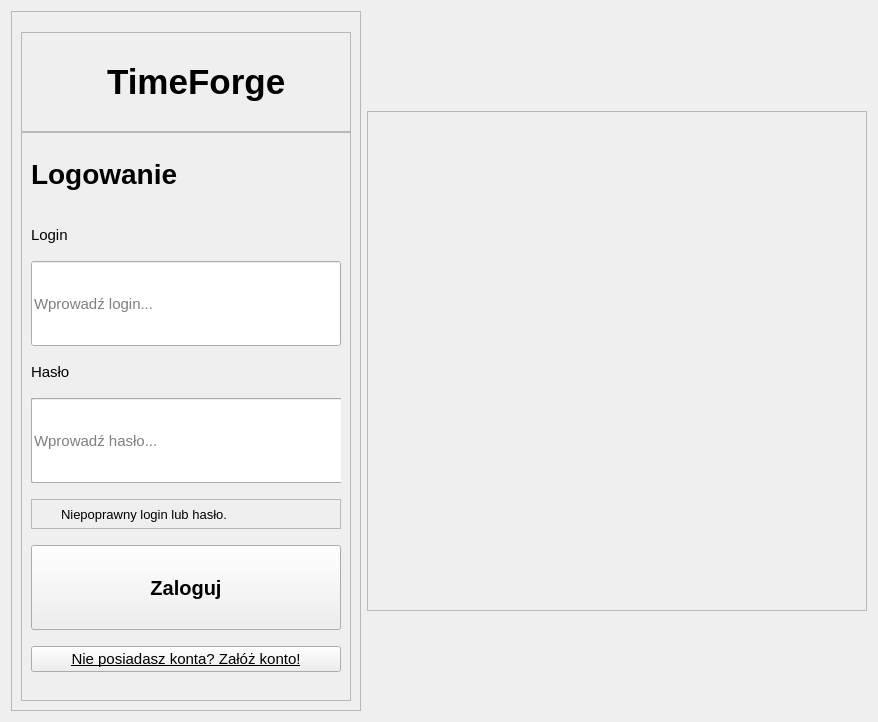
      <widget class="QWidget" name="str_logowanie">
       <layout class="QHBoxLayout" name="horizontalLayout_5">
        <item>
         <widget class="QFrame" name="logowanie">
          <property name="minimumSize">
           <size>
            <width>0</width>
            <height>700</height>
           </size>
          </property>
          <property name="maximumSize">
           <size>
            <width>16777215</width>
            <height>700</height>
           </size>
          </property>
          <property name="frameShape">
           <enum>QFrame::StyledPanel</enum>
          </property>
          <property name="frameShadow">
           <enum>QFrame::Raised</enum>
          </property>
          <layout class="QVBoxLayout" name="verticalLayout_2">
           <property name="spacing">
            <number>0</number>
           </property>
           <property name="topMargin">
            <number>0</number>
           </property>
           <item>
            <spacer name="verticalSpacer_2">
             <property name="orientation">
              <enum>Qt::Vertical</enum>
             </property>
             <property name="sizeType">
              <enum>QSizePolicy::Maximum</enum>
             </property>
             <property name="sizeHint" stdset="0">
              <size>
               <width>20</width>
               <height>20</height>
              </size>
             </property>
            </spacer>
           </item>
           <item>
            <widget class="QFrame" name="logowanie_top">
             <property name="minimumSize">
              <size>
               <width>0</width>
               <height>100</height>
              </size>
             </property>
             <property name="maximumSize">
              <size>
               <width>16777215</width>
               <height>100</height>
              </size>
             </property>
             <property name="frameShape">
              <enum>QFrame::StyledPanel</enum>
             </property>
             <property name="frameShadow">
              <enum>QFrame::Raised</enum>
             </property>
             <layout class="QHBoxLayout" name="horizontalLayout_4">
              <item>
               <widget class="QLabel" name="lb_ikona_aplikacji_logowanie">
                <property name="minimumSize">
                 <size>
                  <width>60</width>
                  <height>60</height>
                 </size>
                </property>
                <property name="maximumSize">
                 <size>
                  <width>60</width>
                  <height>60</height>
                 </size>
                </property>
                <property name="font">
                 <font>
                  <pointsize>8</pointsize>
                 </font>
                </property>
                <property name="text">
                 <string/>
                </property>
                <property name="pixmap">
                 <pixmap>../resources/eye.svg</pixmap>
                </property>
                <property name="scaledContents">
                 <bool>true</bool>
                </property>
               </widget>
              </item>
              <item>
               <spacer name="horizontalSpacer_2">
                <property name="orientation">
                 <enum>Qt::Horizontal</enum>
                </property>
                <property name="sizeType">
                 <enum>QSizePolicy::Maximum</enum>
                </property>
                <property name="sizeHint" stdset="0">
                 <size>
                  <width>10</width>
                  <height>10</height>
                 </size>
                </property>
               </spacer>
              </item>
              <item>
               <widget class="QLabel" name="lb_nazwa_aplikacji_logowanie">
                <property name="font">
                 <font>
                  <pointsize>26</pointsize>
                  <weight>75</weight>
                  <bold>true</bold>
                 </font>
                </property>
                <property name="text">
                 <string>TimeForge</string>
                </property>
               </widget>
              </item>
             </layout>
            </widget>
           </item>
           <item>
            <widget class="QFrame" name="logowanie_bottom">
             <property name="frameShape">
              <enum>QFrame::StyledPanel</enum>
             </property>
             <property name="frameShadow">
              <enum>QFrame::Raised</enum>
             </property>
             <layout class="QVBoxLayout" name="verticalLayout_6">
              <property name="spacing">
               <number>0</number>
              </property>
              <property name="topMargin">
               <number>0</number>
              </property>
              <item>
               <widget class="QLabel" name="lb_logowanie">
                <property name="minimumSize">
                 <size>
                  <width>200</width>
                  <height>50</height>
                 </size>
                </property>
                <property name="maximumSize">
                 <size>
                  <width>16777215</width>
                  <height>50</height>
                 </size>
                </property>
                <property name="font">
                 <font>
                  <pointsize>21</pointsize>
                  <weight>75</weight>
                  <bold>true</bold>
                 </font>
                </property>
                <property name="text">
                 <string>Logowanie</string>
                </property>
               </widget>
              </item>
              <item>
               <spacer name="verticalSpacer_5">
                <property name="orientation">
                 <enum>Qt::Vertical</enum>
                </property>
                <property name="sizeType">
                 <enum>QSizePolicy::Maximum</enum>
                </property>
                <property name="sizeHint" stdset="0">
                 <size>
                  <width>20</width>
                  <height>10</height>
                 </size>
                </property>
               </spacer>
              </item>
              <item>
               <widget class="QLabel" name="lb_login_logowanie">
                <property name="minimumSize">
                 <size>
                  <width>100</width>
                  <height>20</height>
                 </size>
                </property>
                <property name="maximumSize">
                 <size>
                  <width>100</width>
                  <height>20</height>
                 </size>
                </property>
                <property name="font">
                 <font>
                  <pointsize>11</pointsize>
                 </font>
                </property>
                <property name="text">
                 <string>Login</string>
                </property>
               </widget>
              </item>
              <item>
               <widget class="QLineEdit" name="le_wprowadz_email_logowanie">
                <property name="minimumSize">
                 <size>
                  <width>0</width>
                  <height>85</height>
                 </size>
                </property>
                <property name="font">
                 <font>
                  <pointsize>11</pointsize>
                 </font>
                </property>
                <property name="placeholderText">
                 <string>Wprowadź login...</string>
                </property>
               </widget>
              </item>
              <item>
               <widget class="QLabel" name="lb_haslo_logowanie">
                <property name="minimumSize">
                 <size>
                  <width>100</width>
                  <height>20</height>
                 </size>
                </property>
                <property name="maximumSize">
                 <size>
                  <width>100</width>
                  <height>20</height>
                 </size>
                </property>
                <property name="font">
                 <font>
                  <pointsize>11</pointsize>
                 </font>
                </property>
                <property name="text">
                 <string>Hasło</string>
                </property>
               </widget>
              </item>
              <item>
               <widget class="QFrame" name="frame">
                <property name="minimumSize">
                 <size>
                  <width>0</width>
                  <height>85</height>
                 </size>
                </property>
                <property name="maximumSize">
                 <size>
                  <width>16777215</width>
                  <height>85</height>
                 </size>
                </property>
                <property name="frameShape">
                 <enum>QFrame::StyledPanel</enum>
                </property>
                <property name="frameShadow">
                 <enum>QFrame::Raised</enum>
                </property>
                <widget class="QLineEdit" name="le_wprowadz_haslo_logowanie">
                 <property name="geometry">
                  <rect>
                   <x>0</x>
                   <y>0</y>
                   <width>501</width>
                   <height>85</height>
                  </rect>
                 </property>
                 <property name="minimumSize">
                  <size>
                   <width>0</width>
                   <height>85</height>
                  </size>
                 </property>
                 <property name="font">
                  <font>
                   <pointsize>11</pointsize>
                  </font>
                 </property>
                 <property name="echoMode">
                  <enum>QLineEdit::Password</enum>
                 </property>
                 <property name="placeholderText">
                  <string>Wprowadź hasło...</string>
                 </property>
                </widget>
                <widget class="QPushButton" name="btn_pokaz_haslo_logowanie">
                 <property name="geometry">
                  <rect>
                   <x>430</x>
                   <y>0</y>
                   <width>70</width>
                   <height>85</height>
                  </rect>
                 </property>
                 <property name="minimumSize">
                  <size>
                   <width>70</width>
                   <height>85</height>
                  </size>
                 </property>
                 <property name="maximumSize">
                  <size>
                   <width>70</width>
                   <height>85</height>
                  </size>
                 </property>
                 <property name="text">
                  <string/>
                 </property>
                 <property name="icon">
                  <iconset>
                   <normaloff>../icons/icons_blue/eye.svg</normaloff>
                   <normalon>../icons/icons_white/eye-off.svg</normalon>../icons/icons_blue/eye.svg</iconset>
                 </property>
                 <property name="iconSize">
                  <size>
                   <width>30</width>
                   <height>30</height>
                  </size>
                 </property>
                 <property name="checkable">
                  <bool>true</bool>
                 </property>
                </widget>
               </widget>
              </item>
              <item>
               <widget class="QFrame" name="niepoprawny_login">
                <property name="minimumSize">
                 <size>
                  <width>0</width>
                  <height>30</height>
                 </size>
                </property>
                <property name="maximumSize">
                 <size>
                  <width>16777215</width>
                  <height>30</height>
                 </size>
                </property>
                <property name="font">
                 <font>
                  <pointsize>11</pointsize>
                 </font>
                </property>
                <property name="frameShape">
                 <enum>QFrame::StyledPanel</enum>
                </property>
                <property name="frameShadow">
                 <enum>QFrame::Raised</enum>
                </property>
                <widget class="QLabel" name="lb_niepoprawny_login">
                 <property name="geometry">
                  <rect>
                   <x>30</x>
                   <y>0</y>
                   <width>300</width>
                   <height>31</height>
                  </rect>
                 </property>
                 <property name="minimumSize">
                  <size>
                   <width>300</width>
                   <height>0</height>
                  </size>
                 </property>
                 <property name="font">
                  <font>
                   <pointsize>10</pointsize>
                  </font>
                 </property>
                 <property name="text">
                  <string>Niepoprawny login lub hasło.</string>
                 </property>
                </widget>
                <widget class="QLabel" name="lb_ikona_niepoprawny_login">
                 <property name="geometry">
                  <rect>
                   <x>0</x>
                   <y>0</y>
                   <width>30</width>
                   <height>31</height>
                  </rect>
                 </property>
                 <property name="sizeIncrement">
                  <size>
                   <width>25</width>
                   <height>25</height>
                  </size>
                 </property>
                 <property name="baseSize">
                  <size>
                   <width>25</width>
                   <height>25</height>
                  </size>
                 </property>
                 <property name="text">
                  <string/>
                 </property>
                 <property name="pixmap">
                  <pixmap>../icons/icons_red/alert-octagon.svg</pixmap>
                 </property>
                </widget>
               </widget>
              </item>
              <item>
               <widget class="QPushButton" name="btn_zaloguj">
                <property name="minimumSize">
                 <size>
                  <width>0</width>
                  <height>85</height>
                 </size>
                </property>
                <property name="font">
                 <font>
                  <pointsize>15</pointsize>
                  <weight>75</weight>
                  <bold>true</bold>
                 </font>
                </property>
                <property name="text">
                 <string>Zaloguj</string>
                </property>
               </widget>
              </item>
              <item>
               <widget class="QPushButton" name="btn_nie_posiadasz">
                <property name="minimumSize">
                 <size>
                  <width>310</width>
                  <height>0</height>
                 </size>
                </property>
                <property name="maximumSize">
                 <size>
                  <width>310</width>
                  <height>16777215</height>
                 </size>
                </property>
                <property name="font">
                 <font>
                  <pointsize>11</pointsize>
                  <underline>true</underline>
                 </font>
                </property>
                <property name="text">
                 <string>Nie posiadasz konta? Załóż konto!</string>
                </property>
               </widget>
              </item>
             </layout>
            </widget>
           </item>
          </layout>
         </widget>
        </item>
        <item>
         <widget class="QFrame" name="right_side_logowanie">
          <property name="minimumSize">
           <size>
            <width>500</width>
            <height>500</height>
           </size>
          </property>
          <property name="maximumSize">
           <size>
            <width>500</width>
            <height>500</height>
           </size>
          </property>
          <property name="frameShape">
           <enum>QFrame::StyledPanel</enum>
          </property>
          <property name="frameShadow">
           <enum>QFrame::Raised</enum>
          </property>
          <widget class="QLabel" name="lb_vector_image_logowanie">
           <property name="geometry">
            <rect>
             <x>-10</x>
             <y>0</y>
             <width>500</width>
             <height>500</height>
            </rect>
           </property>
           <property name="minimumSize">
            <size>
             <width>500</width>
             <height>500</height>
            </size>
           </property>
           <property name="maximumSize">
            <size>
             <width>500</width>
             <height>500</height>
            </size>
           </property>
           <property name="text">
            <string/>
           </property>
           <property name="pixmap">
            <pixmap>../resources/start-background.jpg</pixmap>
           </property>
           <property name="scaledContents">
            <bool>true</bool>
           </property>
          </widget>
         </widget>
        </item>
       </layout>
      </widget>
